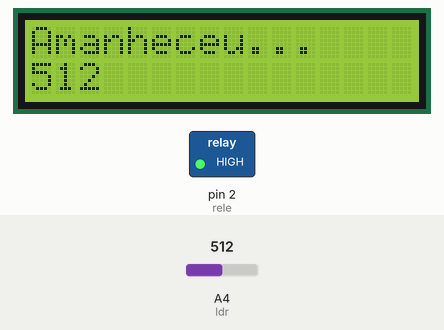
Bench run of a sketch on a simulated Arduino Uno, built with avr-gcc and run on an emulated ATmega328P. On the bench: 16×2 character LCD, switched loads named in the sketch (green lamp = pin HIGH). The test bench sets the inputs (shaded band); at power-on: A4 (ldr) = 512. What the sketch prints to the serial monitor is not drawn.

Above: at 1.2 s.
1.3 s: A4 (ldr) set to 65
At 2.5 s:
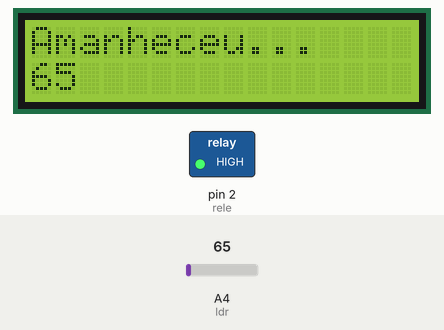
3.0 s: A4 (ldr) set to 57
At 4.8 s:
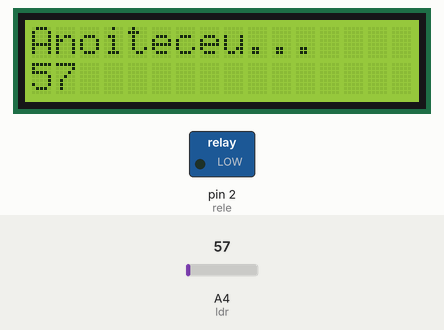
6.5 s: A4 (ldr) set to 0
At 7.0 s:
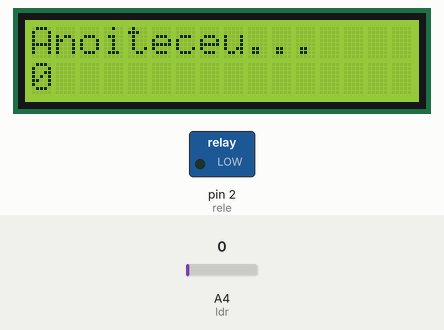
Timing chart, 0 to 9.5 s (numbered marks = the images above; inputs shaded):
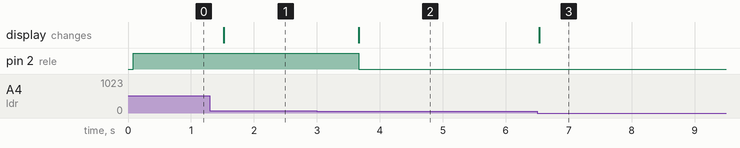

The sketch:

ligar_luz_noite.ino
```cpp
#include <LiquidCrystal_I2C.h>
#include <Wire.h>

int ldr = 4;
int rele = 2;

LiquidCrystal_I2C lcd(0x27, 16,2);

void setup() {
  // put your setup code here, to run once:
  Serial.begin(115200);

  pinMode(ldr, INPUT);
  pinMode(rele, OUTPUT);

  lcd.init();
  lcd.backlight();
}

void loop() {
  // put your main code here, to run repeatedly:
  int sensorValue = analogRead(ldr);

  Serial.print("sensor: " );
  Serial.println(sensorValue);

  if(sensorValue <= 60){
    lcd.clear();
    lcd.print("Anoiteceu...");
    lcd.setCursor(0,1);
    lcd.print(sensorValue);
    digitalWrite(rele, LOW);

  }else{
    lcd.clear();
    lcd.print("Amanheceu...");
    lcd.setCursor(0,1);
    lcd.print(sensorValue);
    digitalWrite(rele, HIGH);

  }

  delay(700);
}
```

Measured:
- the behaviour switches between 61 and 60 on A4 (ldr) (found by bisection; images 1 and 2)
- after the input at 1.3 s, the display: changes after 0.22 s (image 1)
- after the input at 3.0 s, pin 2 (rele): HIGH → LOW after 0.67 s; the display: changes after 0.67 s (image 2)
- after the input at 6.5 s, the display: changes at once (image 3)
